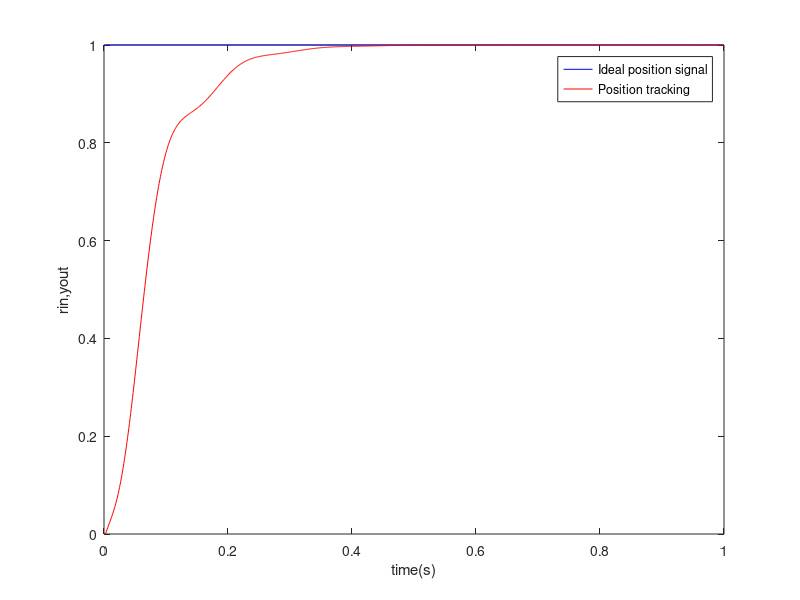

MATLAB code to generate this figure:
% PID Controller Z变换
clear all;
close all;

ts = 0.001;
sys = tf(400,[1,50,0]);
dsys = c2d(sys,ts,'z');
[num,den] = tfdata(dsys,'v');

u_1 = 0.0;u_2 = 0.0;u_3 = 0.0;
y_1 = 0.0;y_2 = 0.0;y_3 = 0.0;

x = [0,0,0]';

error_1 = 0;
error_2 = 0;

for k = 1:1:1000
    time(k) = k*ts;
    
    rin(k) = 1.0;
    kp = 8;
    ki = 0.10;
    kd = 10;
    
    du(k) = kp*x(1)+kd*x(2)+ki*x(3);
    u(k) = u_1+du(k);
    
    if u(k)>=10;
        u(k) = 10;
    end
    if u(k)<=-10;
        u(k) = -10;
    end
    yout(k) = -den(2)*y_1-den(3)*y_2+num(2)*u_1+num(3)*u_2;
    
    error = rin(k)-yout(k);
   
    % Return of parameters
    u_3 = u_2;u_2 = u_1;u_1 = u(k);
    y_3 = y_2;y_2 = y_1;y_1 = yout(k);
    
    x(1) = error-error_1;             % Calculating P
    x(2) = error-2*error_1+error_2;   % Calculating D
    x(3) = error;                     % Calculating I   
    
    error_2 = error_1;
    error_1 = error;
end
plot(time,rin,'b',time,yout,'r');
xlabel('time(s)');ylabel('rin,yout');
legend('Ideal position signal','Position tracking');
